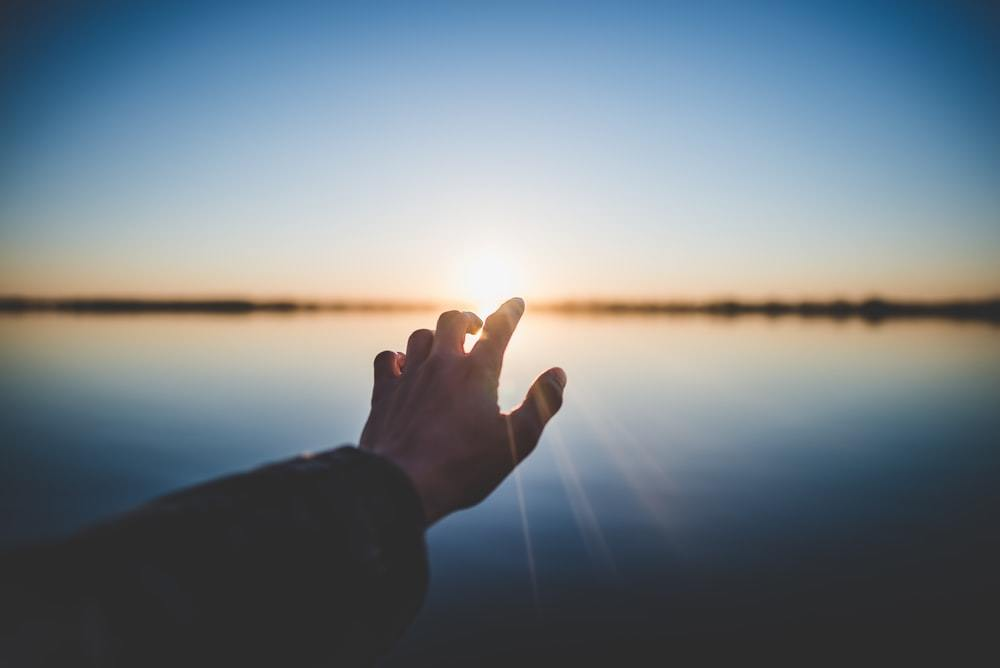
#> input picture images/sunset_hand.jpg, 1000 x 668 px, found by its file name
$ python Edge_detection_with_PIL_fn.py
#> lines starting #> are read from the running program, lines starting #| are printed output that depends on the picture
from PIL import Image, ImageFilter


# Opening the image (R prefixed to string
# in order to deal with '\' in paths)
image = Image.open(r"images/sunset_hand.jpg")
#> image is the input picture: PIL image 1000x668 RGB; mean R, G, B 115.1, 125.8, 133.5

# Converting the image to grayscale, as edge detection
# requires input image to be of mode = Grayscale (L)
image = image.convert("L")
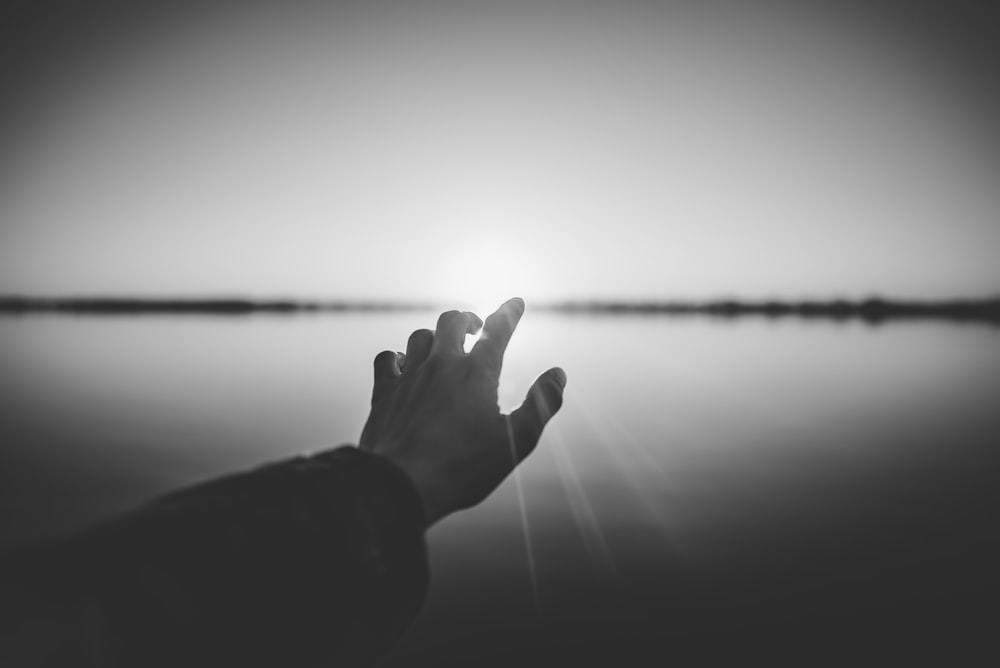
#> image: PIL image 1000x668 L; min 33, max 255, mean 123.5

# Detecting Edges on the Image using the argument ImageFilter.FIND_EDGES
image = image.filter(ImageFilter.FIND_EDGES)
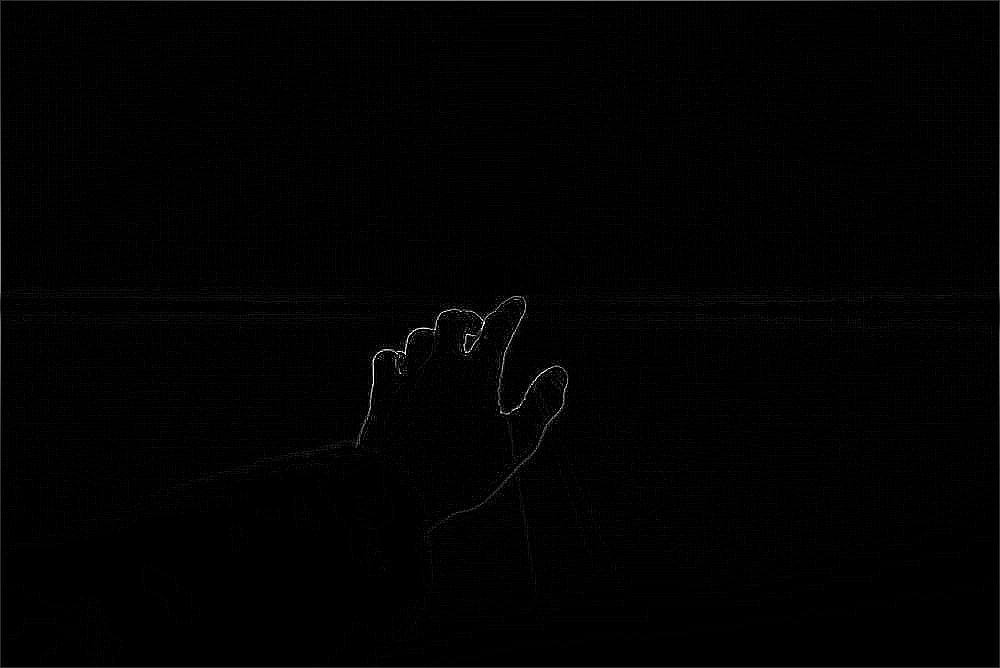
#> image: PIL image 1000x668 L; min 0, max 255, mean 1.9

# Saving the Image Under the name Edge_Sample.png
image.save(r"output/Edge_Sample.png")

$ run again, with images/044.jpg copied over images/sunset_hand.jpg
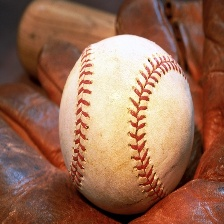
#> input picture images/044.jpg, 224 x 224 px, found by its file name
#> image is the input picture: PIL image 224x224 RGB; mean R, G, B 153.5, 106.6, 83.1
#> `image = image.convert("L")`:
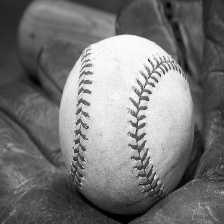
#> image: PIL image 224x224 L; min 0, max 254, mean 118
#> `image = image.filter(ImageFilter.FIND_EDGES)`:
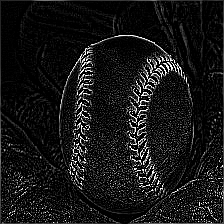
#> image: PIL image 224x224 L; min 0, max 255, mean 22.5
